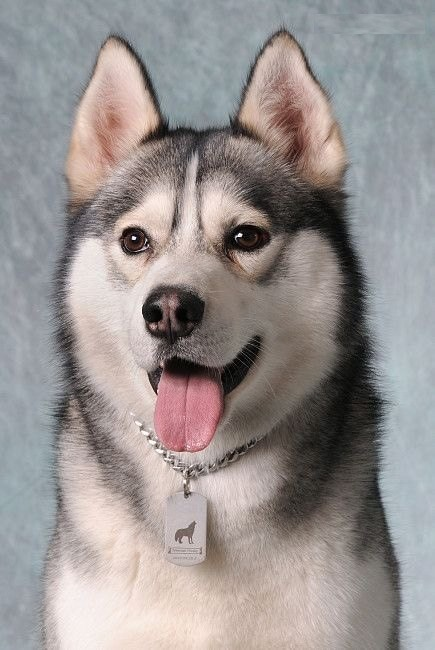
%> input picture 数字图像处理基础/第一次上机实验/第一次上机实验/1.jpg, 435 x 650 px
$ octave m0_experiment1_1.m   (GNU Octave 9; MATLAB toolbox functions it lacks are replaced by stand-ins)
%> lines starting %> are read from the running program, lines starting %| are printed output that depends on the picture
% 将1.jpg图像向右平移50个像素，向上平移30个像素，然后顺时针旋转60度。
I1 = imread('G:\SCHOOL\500 计算机科学与技术 专选课\200 数字图像处理基础\第一次上机实验\第一次上机实验\1.jpg');
%> I1 is the input picture: size 650x435x3 uint8; mean R, G, B 152.1, 146.2, 145.1
I1 = im2double(I1);
%> I1: size 650x435x3 double

figure(1);
imshow(I1); title("原始图像");

% 水平向右平移50个像素，竖直向上平移30个像素
offset = [50, -30];
I2 = imtranslate(I1, offset);
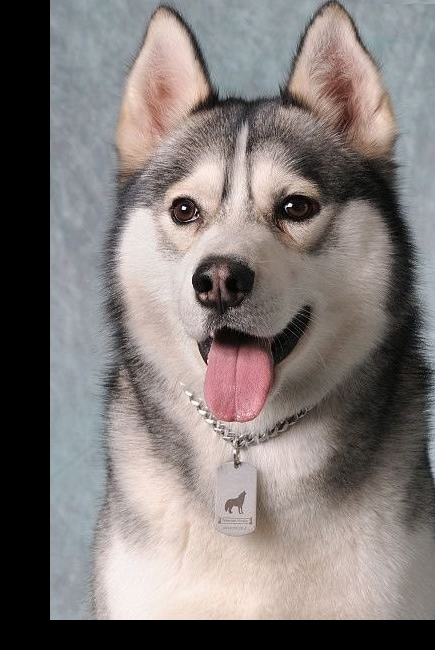
%> I2: size 650x435x3 double; mean R, G, B 0.501, 0.472, 0.464

% 顺时针旋转60度
I3 = imrotate(I2, -60);
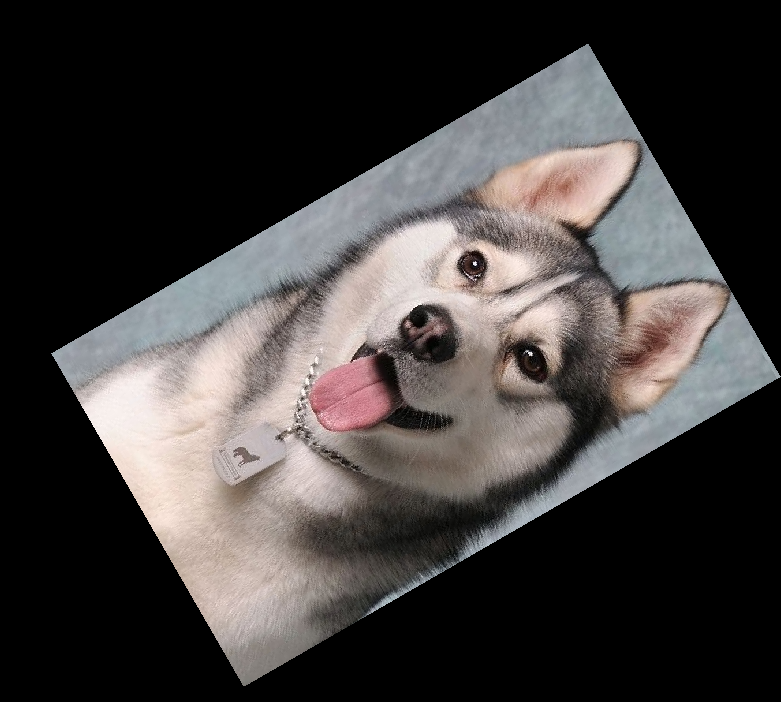
%> I3: size 702x781x3 double; mean R, G, B 0.258, 0.243, 0.239

figure(2)
imshow(I3); title("处理后的图像");
